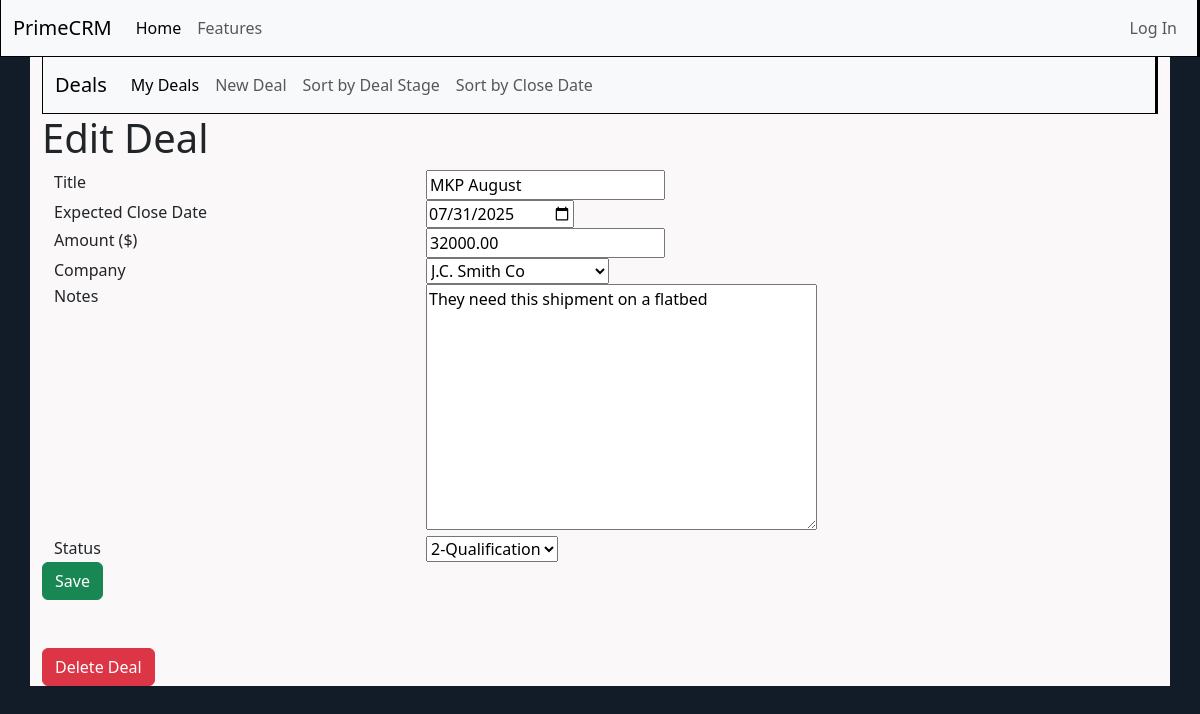
Page /crm/deals/1/edit on the committed database.
### crm/models.py (models this page shows, shortened)
class Deal(models.Model):
    status_choices = [
        ('opportunity', '1-Opportunity'),
        ('qualification', '2-Qualification'),
        ('negotiation', '3-Negotiation'),
        ('closed', 'Closed (Won)'),
        ('Lost', 'Closed (Lost)'),
    ]
    title = models.CharField(max_length=200)
    expectedclosedate = models.DateField(auto_now=False, auto_now_add=False)
    amount = models.DecimalField(max_digits=20, decimal_places=2)
    company = models.ForeignKey(Company, on_delete=models.CASCADE)
    notes = models.TextField()
    status = models.CharField(max_length=20, choices=status_choices, default='opportunity')
    author = models.ForeignKey(User, on_delete=models.CASCADE, null=True, blank=True)

### crm/views.py (the view)
# urls.py: path("deals/<int:pk>/edit", views.DealEdit.as_view(), name = "dealedit"),
class DealEdit(UpdateView):
    template_name = "crm/dealedit.html"
    model = Deal
    fields = [
        "title", "expectedclosedate", "amount", "company", "notes", "status"
    ]

### crm/models.py (called while the page is built)
    def __str__(self):
        return self.name

### templates/crm/dealedit.html (shortened to what this page needs)
{% extends 'base.html' %}
{% block content %}
{% include 'crm/dealnavbar.html' %}
<h1> Edit Deal</h1>
<form method="POST">
<div class="container">
  <div class="row">
    <div class="col-4"> Title </div>
    <div class="col-8"> {{form.title}}</div>
    <div class="col-4"> Expected Close Date  </div>
    <div class="col-8"> <input type="date" name="expectedclosedate" id="id_expectedclosedate" value="{{deal.expectedclosedate|date:'Y-m-d'}}" required> </div>
    <div class="col-4"> Amount ($) </div>
    <div class="col-8"> {{form.amount}}  </div>
    <div class="col-4"> Company  </div>
    <div class="col-8"> {{form.company}} </div>
    <div class="col-4"> Notes</div>
    <div class="col-8"> {{form.notes}} </div>
    <div class="col-4"> Status </div>
    <div class="col-8"> {{form.status}} </div>
  </div>
</div>
    <input type="submit" class="btn btn-success" value="Save">
</form>
<br> <br>
 <a href="{% url 'deal_delete' deal.id %}" class="btn btn-danger"> Delete Deal</a>
{% endblock content %}

### static/css/base.css (style rules this page uses)
body { background-color: #121b28 }
.container { background-color: rgb(250, 248, 248) }

### rows in the picture
Deal: title "MKP August", expectedclosedate "07/31/2025", amount "32000.00", company "J.C. Smith Co", notes "They need this shipment on a flatbed", status "2-Qualification"
